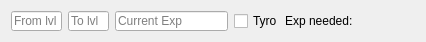
<?xml version="1.0" encoding="UTF-8"?>
<ui version="4.0">
 <class>ffrk_exp</class>
 <widget class="QWidget" name="ffrk_exp">
  <property name="geometry">
   <rect>
    <x>0</x>
    <y>0</y>
    <width>426</width>
    <height>38</height>
   </rect>
  </property>
  <property name="windowTitle">
   <string>FFRK Experience Points Calculator</string>
  </property>
  <layout class="QHBoxLayout" name="horizontalLayout">
   <item>
    <widget class="QLineEdit" name="level_input">
     <property name="maximumSize">
      <size>
       <width>51</width>
       <height>20</height>
      </size>
     </property>
     <property name="placeholderText">
      <string>From lvl</string>
     </property>
    </widget>
   </item>
   <item>
    <widget class="QLineEdit" name="level_output">
     <property name="maximumSize">
      <size>
       <width>41</width>
       <height>20</height>
      </size>
     </property>
     <property name="placeholderText">
      <string>To lvl</string>
     </property>
    </widget>
   </item>
   <item>
    <widget class="QLineEdit" name="exp_input">
     <property name="maximumSize">
      <size>
       <width>113</width>
       <height>20</height>
      </size>
     </property>
     <property name="placeholderText">
      <string>Current Exp</string>
     </property>
    </widget>
   </item>
   <item>
    <widget class="QCheckBox" name="tyro_check">
     <property name="maximumSize">
      <size>
       <width>45</width>
       <height>20</height>
      </size>
     </property>
     <property name="text">
      <string>Tyro</string>
     </property>
    </widget>
   </item>
   <item>
    <widget class="QLabel" name="exp_output">
     <property name="text">
      <string>Exp needed:</string>
     </property>
    </widget>
   </item>
  </layout>
 </widget>
 <layoutdefault spacing="6" margin="11"/>
 <resources/>
 <connections/>
</ui>
